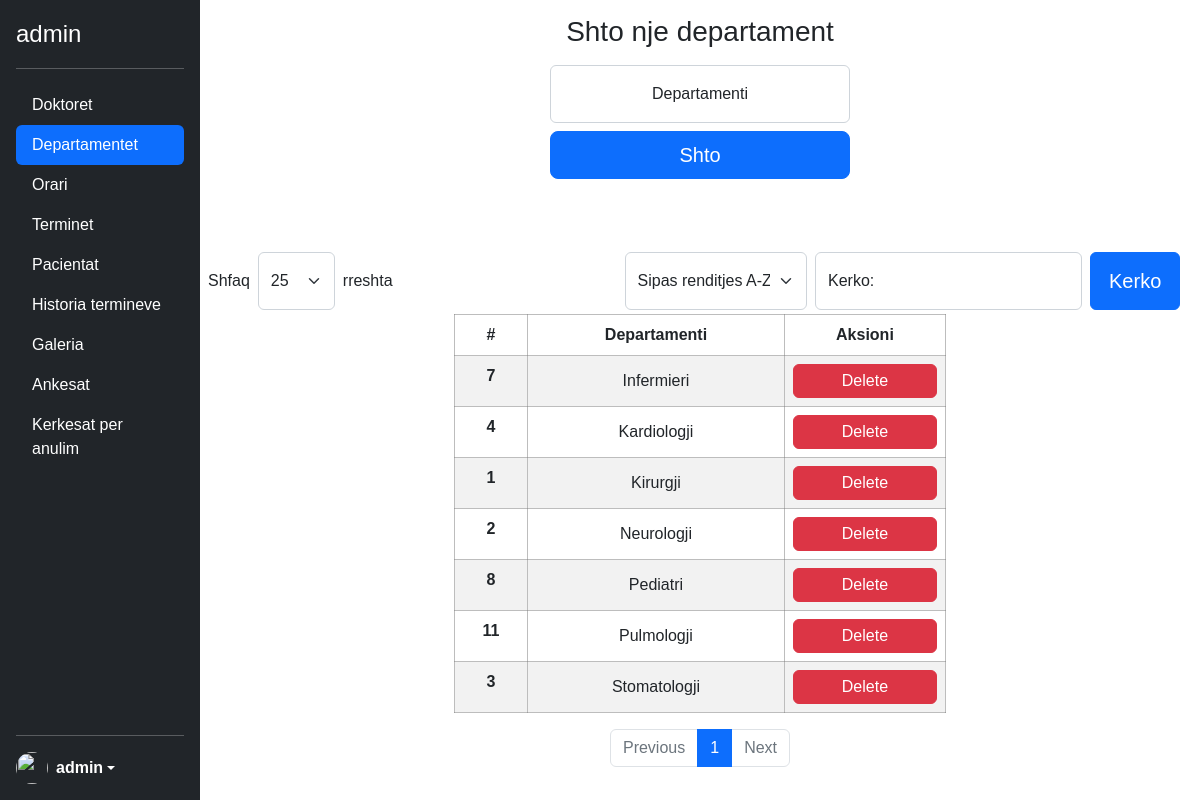
Before: /admin/departamentet.php (signed in) with the older database file.
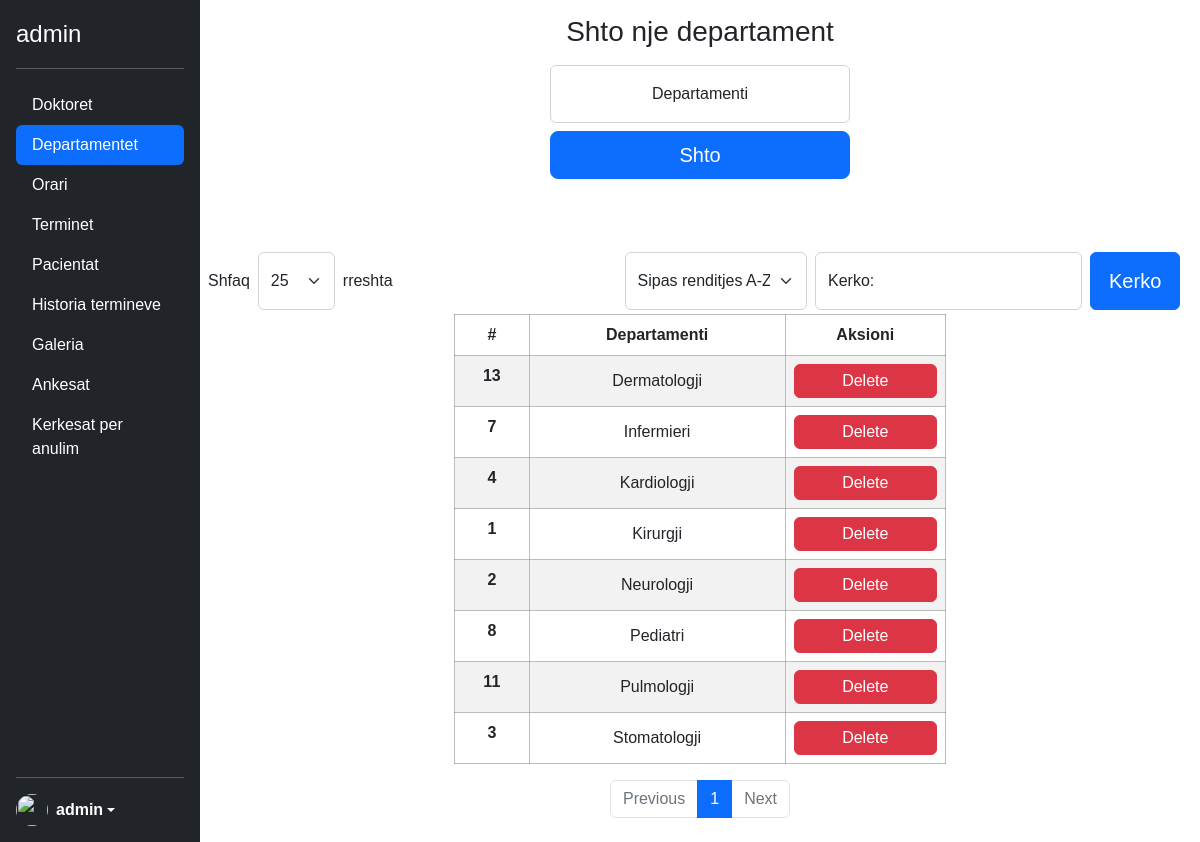
After: the same page with the newer database file.
### tables this page shows
CREATE TABLE `departamentet` (
  `id` int(11) NOT NULL,
  `departamenti` varchar(100) NOT NULL
);

### admin/departamentet.php (the view, shortened to what the changed rows need)
<?php
include('../config.php');
?>
<?php include('header.php'); ?>
</head>
<body>
    <main class="text-center main mainRes">
        <form method="POST" autocomplete="off" class="form-signin text-center departament">
            <h1 class="h3 mb-3 fw-normal">Shto nje departament</h1>
        </form>
    </main>
    <?php
    $entries = isset($_GET['entries']) ? $_GET['entries'] : 25;
    $sortDefault = "default";
    $sortBy = isset($_GET['sortBy']) ? $_GET['sortBy'] : $sortDefault;
    $sort = "";
    $countSql = "SELECT COUNT(*) as total FROM departamentet";
    $countPrep = $con->prepare($countSql);
    $countPrep->execute();
    $totalRows = $countPrep->fetch();
    $totalRows = $totalRows['total'];
    $totalPages = ceil($totalRows / $entries);
    $currentPage = isset($_GET['page']) ? $_GET['page'] : 1;
    $startIndex = ($currentPage - 1) * $entries;
    if ($sortBy == "default") {
        $sort = " ORDER BY departamenti ASC LIMIT :startIndex, $entries";
    } else if ($sortBy == "ASC") {
        $sort = " ORDER BY departamenti ASC LIMIT :startIndex, $entries";
        $sortASC = 'selected';
        $searchedQuery = isset($_GET['keyword']) ? $_GET['keyword'] : "";
    } else if ($sortBy == "DESC") {
        $sort = " ORDER BY departamenti DESC LIMIT :startIndex, $entries";
        $sortDESC = 'selected';
        $searchedQuery = isset($_GET['keyword']) ? $_GET['keyword'] : "";
    }
    if (isset($_GET['search']) && !empty($_GET['keyword'])) {
        $keyword = $_GET['keyword'];
        $sort = "SELECT * FROM departamentet WHERE departamenti=:keyword " . $sort;
        $sql = $sort;
        $prep = $con->prepare($sql);
        $prep->bindParam(':keyword', $keyword);
        $prep->bindValue(':startIndex', $startIndex, PDO::PARAM_INT);
        $prep->execute();
        $data = $prep->fetchAll(PDO::FETCH_ASSOC);
        $searchedQuery = $keyword;
    } else {
        $sql = "SELECT * FROM departamentet" . $sort;
        $prep = $con->prepare($sql);
        $prep->bindValue(':startIndex', $startIndex, PDO::PARAM_INT);
        $prep->execute();
        $data = $prep->fetchAll(PDO::FETCH_ASSOC);
    }
    if (!$data) {
        $empty = 'empty';
    } else {
        $empty = '';
    }
    ?>
    <article class="table_wrapper d-flex flex-column align-items-center p-2">
        <?php if ($empty == '') : ?>
            <table class="table table-striped table-borderd w-50 text-center">
                <thead>
                    <tr>
                        <th scope="col" class="text-center">#</th>
                        <th scope="col">Departamenti</th>
                        <th scope="col">Aksioni</th>
                    </tr>
                </thead>
                <tbody>
                    <?php foreach ($data as $data) : ?>
                        <tr>
                            <th scope="row" class="text-center"><?= $data['id'] ?></th>
                            <td><?= $data['departamenti'] ?></td>
                            <td>
                                <a class="text-decoration-none text-white" href="deleteDepartament.php?id=<?= $data['id']  ?>">
                                    <button class="btn btn-danger w-100 p-1 text-white">Delete</button>
                                </a>
                            </td>
                        </tr>
                    <?php endforeach; ?>
                </tbody>
            </table>
        <?php endif; ?>
        <?php if ($empty == 'empty') { ?>
             <article class=" d-flex justify-content-center mt-5">
                 <h1 class=" h1 fw-normal text-center mt-5">Te dhenat nuk u gjenden ne databaze.</h1>
             </article>
         <?php } else { ?>
            <nav aria-label="Page navigation example">
                <ul class="pagination">
                 <?php
                    $maxVisibleLinks = 5;
                    $startPage = max(1, $currentPage - floor($maxVisibleLinks / 2));
                    $endPage = min($startPage + $maxVisibleLinks - 1, $totalPages);
                    for ($i = $startPage; $i <= $endPage; $i++) {
                        $activePage = ($i == $currentPage) ? 'active' : '';
                        echo '<li class="page-item"><a class="page-link ' . $activePage . '" href="?page=' . $i . '">' . $i . '</a></li>';
                    }
                    ?>
                </ul>
            </nav>
         <?php } ?>
    </article>
</body>
</html>

Changed rows visible on the page:
added departamentet: id "13", departamenti "Dermatologji"
